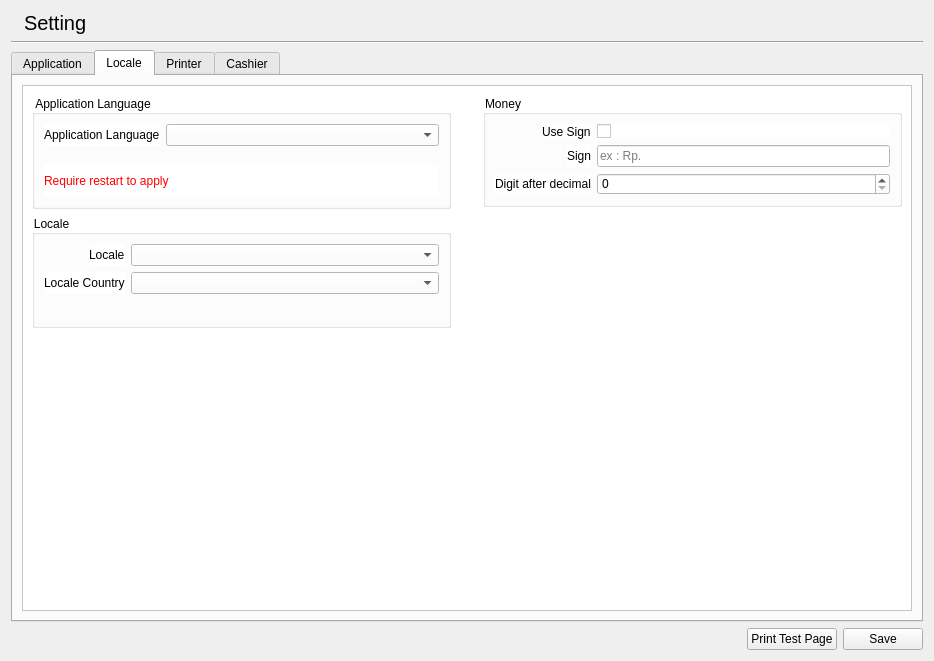
<?xml version="1.0" encoding="UTF-8"?>
<ui version="4.0">
 <class>SettingWidget</class>
 <widget class="QWidget" name="SettingWidget">
  <property name="geometry">
   <rect>
    <x>0</x>
    <y>0</y>
    <width>934</width>
    <height>661</height>
   </rect>
  </property>
  <property name="windowTitle">
   <string>Form</string>
  </property>
  <layout class="QVBoxLayout" name="verticalLayout">
   <item>
    <layout class="QHBoxLayout" name="horizontalLayout">
     <item>
      <widget class="QLabel" name="label">
       <property name="text">
        <string/>
       </property>
       <property name="pixmap">
        <pixmap resource="../../sultan/sultan.qrc">:/images/icon_32.png</pixmap>
       </property>
      </widget>
     </item>
     <item>
      <widget class="QLabel" name="label_2">
       <property name="sizePolicy">
        <sizepolicy hsizetype="Expanding" vsizetype="Preferred">
         <horstretch>0</horstretch>
         <verstretch>0</verstretch>
        </sizepolicy>
       </property>
       <property name="styleSheet">
        <string notr="true">font-size: 20px;</string>
       </property>
       <property name="text">
        <string>Setting</string>
       </property>
      </widget>
     </item>
    </layout>
   </item>
   <item>
    <widget class="Line" name="line">
     <property name="orientation">
      <enum>Qt::Horizontal</enum>
     </property>
    </widget>
   </item>
   <item>
    <widget class="QTabWidget" name="tabWidget">
     <property name="currentIndex">
      <number>1</number>
     </property>
     <property name="tabBarAutoHide">
      <bool>false</bool>
     </property>
     <widget class="QWidget" name="application">
      <attribute name="title">
       <string>Application</string>
      </attribute>
      <layout class="QVBoxLayout" name="verticalLayout_10">
       <item>
        <widget class="QScrollArea" name="scrollArea_3">
         <property name="styleSheet">
          <string notr="true">background: white;</string>
         </property>
         <property name="widgetResizable">
          <bool>true</bool>
         </property>
         <widget class="QWidget" name="scrollAreaWidgetContents_3">
          <property name="geometry">
           <rect>
            <x>0</x>
            <y>0</y>
            <width>862</width>
            <height>469</height>
           </rect>
          </property>
          <layout class="QVBoxLayout" name="verticalLayout_11">
           <item>
            <layout class="QHBoxLayout" name="horizontalLayout_3" stretch="1,0,1">
             <property name="spacing">
              <number>6</number>
             </property>
             <property name="rightMargin">
              <number>0</number>
             </property>
             <property name="bottomMargin">
              <number>0</number>
             </property>
             <item>
              <layout class="QVBoxLayout" name="verticalLayout_16">
               <property name="bottomMargin">
                <number>20</number>
               </property>
               <item>
                <layout class="QFormLayout" name="formLayout_5">
                 <property name="labelAlignment">
                  <set>Qt::AlignRight|Qt::AlignTrailing|Qt::AlignVCenter</set>
                 </property>
                 <item row="0" column="0">
                  <widget class="QLabel" name="label_16">
                   <property name="text">
                    <string>Name</string>
                   </property>
                  </widget>
                 </item>
                 <item row="1" column="0">
                  <widget class="QLabel" name="label_17">
                   <property name="text">
                    <string>Sub Name</string>
                   </property>
                  </widget>
                 </item>
                 <item row="0" column="1">
                  <widget class="QLineEdit" name="lineAppName"/>
                 </item>
                 <item row="1" column="1">
                  <widget class="QPlainTextEdit" name="plainSubName">
                   <property name="sizePolicy">
                    <sizepolicy hsizetype="Expanding" vsizetype="Maximum">
                     <horstretch>0</horstretch>
                     <verstretch>0</verstretch>
                    </sizepolicy>
                   </property>
                   <property name="maximumSize">
                    <size>
                     <width>16777215</width>
                     <height>70</height>
                    </size>
                   </property>
                  </widget>
                 </item>
                 <item row="2" column="0">
                  <widget class="QLabel" name="label_22">
                   <property name="text">
                    <string>Machine ID</string>
                   </property>
                  </widget>
                 </item>
                 <item row="2" column="1">
                  <widget class="QComboBox" name="comboMachine"/>
                 </item>
                </layout>
               </item>
               <item>
                <widget class="QGroupBox" name="groupBoxTax">
                 <property name="title">
                  <string>Ta&amp;xes</string>
                 </property>
                 <property name="checkable">
                  <bool>true</bool>
                 </property>
                 <property name="checked">
                  <bool>true</bool>
                 </property>
                 <layout class="QFormLayout" name="formLayout_8">
                  <item row="0" column="0">
                   <widget class="QLabel" name="label_25">
                    <property name="text">
                     <string>Sales Taxes</string>
                    </property>
                   </widget>
                  </item>
                  <item row="0" column="1">
                   <widget class="QLineEdit" name="lineSalesTax">
                    <property name="placeholderText">
                     <string>Ex: 10%</string>
                    </property>
                   </widget>
                  </item>
                 </layout>
                </widget>
               </item>
               <item>
                <spacer name="verticalSpacer_7">
                 <property name="orientation">
                  <enum>Qt::Vertical</enum>
                 </property>
                 <property name="sizeHint" stdset="0">
                  <size>
                   <width>20</width>
                   <height>40</height>
                  </size>
                 </property>
                </spacer>
               </item>
              </layout>
             </item>
             <item>
              <widget class="QWidget" name="widget" native="true">
               <property name="minimumSize">
                <size>
                 <width>20</width>
                 <height>0</height>
                </size>
               </property>
              </widget>
             </item>
             <item>
              <layout class="QVBoxLayout" name="verticalLayout_17">
               <property name="rightMargin">
                <number>0</number>
               </property>
               <property name="bottomMargin">
                <number>0</number>
               </property>
               <item>
                <widget class="QGroupBox" name="groupNameBased">
                 <property name="title">
                  <string>Na&amp;me based</string>
                 </property>
                 <property name="checkable">
                  <bool>true</bool>
                 </property>
                 <property name="checked">
                  <bool>false</bool>
                 </property>
                 <layout class="QVBoxLayout" name="verticalLayout_12">
                  <item>
                   <widget class="QLabel" name="label_26">
                    <property name="text">
                     <string>To input the order on chasier will use search of item name instead using barcode directly. When pressing enter and no item found, it will find the name of the item on search item dialog.</string>
                    </property>
                    <property name="wordWrap">
                     <bool>true</bool>
                    </property>
                   </widget>
                  </item>
                 </layout>
                </widget>
               </item>
               <item>
                <widget class="QGroupBox" name="groupCapitalize">
                 <property name="title">
                  <string>Capitalize input</string>
                 </property>
                 <property name="checkable">
                  <bool>true</bool>
                 </property>
                 <property name="checked">
                  <bool>false</bool>
                 </property>
                 <layout class="QVBoxLayout" name="verticalLayout_13">
                  <item>
                   <widget class="QLabel" name="label_27">
                    <property name="text">
                     <string>Field name, code will be capitalize automatically when saved.</string>
                    </property>
                   </widget>
                  </item>
                 </layout>
                </widget>
               </item>
               <item>
                <spacer name="verticalSpacer_5">
                 <property name="orientation">
                  <enum>Qt::Vertical</enum>
                 </property>
                 <property name="sizeHint" stdset="0">
                  <size>
                   <width>20</width>
                   <height>40</height>
                  </size>
                 </property>
                </spacer>
               </item>
              </layout>
             </item>
            </layout>
           </item>
           <item>
            <spacer name="verticalSpacer_3">
             <property name="orientation">
              <enum>Qt::Vertical</enum>
             </property>
             <property name="sizeHint" stdset="0">
              <size>
               <width>20</width>
               <height>40</height>
              </size>
             </property>
            </spacer>
           </item>
          </layout>
         </widget>
        </widget>
       </item>
      </layout>
     </widget>
     <widget class="QWidget" name="locale">
      <attribute name="title">
       <string>Locale</string>
      </attribute>
      <layout class="QVBoxLayout" name="verticalLayout_2">
       <item>
        <widget class="QScrollArea" name="scrollArea">
         <property name="styleSheet">
          <string notr="true">background: white;</string>
         </property>
         <property name="widgetResizable">
          <bool>true</bool>
         </property>
         <widget class="QWidget" name="scrollAreaWidgetContents">
          <property name="geometry">
           <rect>
            <x>0</x>
            <y>0</y>
            <width>862</width>
            <height>469</height>
           </rect>
          </property>
          <layout class="QVBoxLayout" name="verticalLayout_3">
           <item>
            <layout class="QHBoxLayout" name="horizontalLayout_4" stretch="1,0,1">
             <property name="spacing">
              <number>6</number>
             </property>
             <property name="rightMargin">
              <number>0</number>
             </property>
             <property name="bottomMargin">
              <number>0</number>
             </property>
             <item>
              <layout class="QVBoxLayout" name="verticalLayout_18">
               <property name="bottomMargin">
                <number>20</number>
               </property>
               <item>
                <widget class="QGroupBox" name="groupBox">
                 <property name="title">
                  <string>Application Language</string>
                 </property>
                 <layout class="QVBoxLayout" name="verticalLayout_4">
                  <item>
                   <layout class="QFormLayout" name="formLayout">
                    <item row="0" column="0">
                     <widget class="QLabel" name="label_3">
                      <property name="text">
                       <string>Application Language</string>
                      </property>
                     </widget>
                    </item>
                    <item row="0" column="1">
                     <widget class="QComboBox" name="comboApplicationLanguage"/>
                    </item>
                   </layout>
                  </item>
                  <item>
                   <widget class="QLabel" name="label_4">
                    <property name="styleSheet">
                     <string notr="true">font-size: 12px; color: red;</string>
                    </property>
                    <property name="text">
                     <string>Require restart to apply</string>
                    </property>
                   </widget>
                  </item>
                 </layout>
                </widget>
               </item>
               <item>
                <widget class="QGroupBox" name="groupBox_2">
                 <property name="title">
                  <string>Locale</string>
                 </property>
                 <layout class="QVBoxLayout" name="verticalLayout_5">
                  <item>
                   <layout class="QFormLayout" name="formLayout_2">
                    <property name="labelAlignment">
                     <set>Qt::AlignRight|Qt::AlignTrailing|Qt::AlignVCenter</set>
                    </property>
                    <property name="topMargin">
                     <number>0</number>
                    </property>
                    <item row="0" column="0">
                     <widget class="QLabel" name="label_5">
                      <property name="text">
                       <string>Locale</string>
                      </property>
                     </widget>
                    </item>
                    <item row="1" column="0">
                     <widget class="QLabel" name="label_6">
                      <property name="text">
                       <string>Locale Country</string>
                      </property>
                     </widget>
                    </item>
                    <item row="0" column="1">
                     <widget class="QComboBox" name="comboLocale"/>
                    </item>
                    <item row="1" column="1">
                     <widget class="QComboBox" name="comboLocaleCounty"/>
                    </item>
                   </layout>
                  </item>
                 </layout>
                </widget>
               </item>
              </layout>
             </item>
             <item>
              <widget class="QWidget" name="widget_2" native="true">
               <property name="minimumSize">
                <size>
                 <width>20</width>
                 <height>0</height>
                </size>
               </property>
              </widget>
             </item>
             <item>
              <layout class="QVBoxLayout" name="verticalLayout_19">
               <property name="bottomMargin">
                <number>0</number>
               </property>
               <item>
                <widget class="QGroupBox" name="groupBox_3">
                 <property name="title">
                  <string>Money</string>
                 </property>
                 <layout class="QVBoxLayout" name="verticalLayout_6">
                  <item>
                   <layout class="QFormLayout" name="formLayout_3">
                    <property name="labelAlignment">
                     <set>Qt::AlignRight|Qt::AlignTrailing|Qt::AlignVCenter</set>
                    </property>
                    <property name="topMargin">
                     <number>0</number>
                    </property>
                    <item row="2" column="0">
                     <widget class="QLabel" name="label_7">
                      <property name="text">
                       <string>Digit after decimal</string>
                      </property>
                     </widget>
                    </item>
                    <item row="2" column="1">
                     <widget class="QSpinBox" name="spinMoneyDecimal">
                      <property name="maximum">
                       <number>6</number>
                      </property>
                     </widget>
                    </item>
                    <item row="0" column="0">
                     <widget class="QLabel" name="label_8">
                      <property name="text">
                       <string>Use Sign</string>
                      </property>
                     </widget>
                    </item>
                    <item row="0" column="1">
                     <widget class="QCheckBox" name="checkSign">
                      <property name="text">
                       <string/>
                      </property>
                     </widget>
                    </item>
                    <item row="1" column="0">
                     <widget class="QLabel" name="label_9">
                      <property name="text">
                       <string>Sign</string>
                      </property>
                     </widget>
                    </item>
                    <item row="1" column="1">
                     <widget class="QLineEdit" name="lineSign">
                      <property name="placeholderText">
                       <string>ex : Rp.</string>
                      </property>
                     </widget>
                    </item>
                   </layout>
                  </item>
                 </layout>
                </widget>
               </item>
               <item>
                <spacer name="verticalSpacer_6">
                 <property name="orientation">
                  <enum>Qt::Vertical</enum>
                 </property>
                 <property name="sizeHint" stdset="0">
                  <size>
                   <width>20</width>
                   <height>40</height>
                  </size>
                 </property>
                </spacer>
               </item>
              </layout>
             </item>
            </layout>
           </item>
           <item>
            <spacer name="verticalSpacer">
             <property name="orientation">
              <enum>Qt::Vertical</enum>
             </property>
             <property name="sizeHint" stdset="0">
              <size>
               <width>20</width>
               <height>40</height>
              </size>
             </property>
            </spacer>
           </item>
          </layout>
         </widget>
        </widget>
       </item>
      </layout>
     </widget>
     <widget class="QWidget" name="printer">
      <attribute name="title">
       <string>Printer</string>
      </attribute>
      <layout class="QVBoxLayout" name="verticalLayout_7">
       <item>
        <widget class="QScrollArea" name="scrollArea_2">
         <property name="styleSheet">
          <string notr="true">background: white;</string>
         </property>
         <property name="widgetResizable">
          <bool>true</bool>
         </property>
         <widget class="QWidget" name="scrollAreaWidgetContents_2">
          <property name="geometry">
           <rect>
            <x>0</x>
            <y>0</y>
            <width>862</width>
            <height>484</height>
           </rect>
          </property>
          <layout class="QVBoxLayout" name="verticalLayout_8">
           <item>
            <widget class="QGroupBox" name="groupBox_4">
             <property name="title">
              <string>Cashier Print</string>
             </property>
             <layout class="QVBoxLayout" name="verticalLayout_9">
              <item>
               <layout class="QHBoxLayout" name="horizontalLayout_5" stretch="1,0,1">
                <property name="spacing">
                 <number>6</number>
                </property>
                <property name="rightMargin">
                 <number>0</number>
                </property>
                <property name="bottomMargin">
                 <number>0</number>
                </property>
                <item>
                 <layout class="QFormLayout" name="formLayout_4">
                  <property name="labelAlignment">
                   <set>Qt::AlignRight|Qt::AlignTrailing|Qt::AlignVCenter</set>
                  </property>
                  <item row="0" column="0">
                   <widget class="QLabel" name="label_10">
                    <property name="text">
                     <string>Printer Type</string>
                    </property>
                   </widget>
                  </item>
                  <item row="0" column="1">
                   <widget class="QComboBox" name="comboPrintCashierType"/>
                  </item>
                  <item row="1" column="0">
                   <widget class="QLabel" name="labelPrinter">
                    <property name="text">
                     <string>Printer</string>
                    </property>
                   </widget>
                  </item>
                  <item row="1" column="1">
                   <widget class="QComboBox" name="comboPrintCashier"/>
                  </item>
                  <item row="2" column="0">
                   <widget class="QLabel" name="labelPrinterDevice">
                    <property name="text">
                     <string>Printer Device</string>
                    </property>
                   </widget>
                  </item>
                  <item row="2" column="1">
                   <widget class="QLineEdit" name="linePrintCashierDevice">
                    <property name="placeholderText">
                     <string>ex: /dev/lp0</string>
                    </property>
                   </widget>
                  </item>
                  <item row="4" column="0">
                   <widget class="QLabel" name="label_18">
                    <property name="text">
                     <string>CPI 10 Width</string>
                    </property>
                   </widget>
                  </item>
                  <item row="4" column="1">
                   <widget class="QSpinBox" name="spinCashierCpi10">
                    <property name="minimum">
                     <number>20</number>
                    </property>
                    <property name="maximum">
                     <number>1000</number>
                    </property>
                    <property name="value">
                     <number>33</number>
                    </property>
                   </widget>
                  </item>
                  <item row="5" column="0">
                   <widget class="QLabel" name="label_19">
                    <property name="text">
                     <string>CPI 12 Width</string>
                    </property>
                   </widget>
                  </item>
                  <item row="5" column="1">
                   <widget class="QSpinBox" name="spinCashierCpi12">
                    <property name="minimum">
                     <number>20</number>
                    </property>
                    <property name="maximum">
                     <number>1000</number>
                    </property>
                    <property name="value">
                     <number>40</number>
                    </property>
                   </widget>
                  </item>
                  <item row="11" column="0">
                   <widget class="QLabel" name="label_23">
                    <property name="text">
                     <string>Line Feed After</string>
                    </property>
                   </widget>
                  </item>
                  <item row="11" column="1">
                   <widget class="QSpinBox" name="spinCashierLinefeed"/>
                  </item>
                  <item row="12" column="0">
                   <widget class="QLabel" name="label_21">
                    <property name="text">
                     <string>Open Drawer</string>
                    </property>
                   </widget>
                  </item>
                  <item row="12" column="1">
                   <widget class="QCheckBox" name="checkPrintCashierDrawer">
                    <property name="text">
                     <string/>
                    </property>
                   </widget>
                  </item>
                  <item row="13" column="0">
                   <widget class="QLabel" name="label_20">
                    <property name="text">
                     <string>Auto Cut</string>
                    </property>
                   </widget>
                  </item>
                  <item row="13" column="1">
                   <widget class="QCheckBox" name="checkPrintCashierCut">
                    <property name="text">
                     <string/>
                    </property>
                   </widget>
                  </item>
                  <item row="3" column="0">
                   <widget class="QLabel" name="labelUsb">
                    <property name="text">
                     <string>Usb Device</string>
                    </property>
                   </widget>
                  </item>
                  <item row="3" column="1">
                   <widget class="QComboBox" name="comboUsb"/>
                  </item>
                  <item row="10" column="0">
                   <widget class="QLabel" name="label_38">
                    <property name="text">
                     <string>Only CPI 10</string>
                    </property>
                   </widget>
                  </item>
                  <item row="10" column="1">
                   <widget class="QCheckBox" name="checkOnly10">
                    <property name="text">
                     <string/>
                    </property>
                   </widget>
                  </item>
                 </layout>
                </item>
                <item>
                 <widget class="QWidget" name="widget_3" native="true">
                  <property name="minimumSize">
                   <size>
                    <width>20</width>
                    <height>0</height>
                   </size>
                  </property>
                 </widget>
                </item>
                <item>
                 <layout class="QFormLayout" name="formLayout_9">
                  <property name="labelAlignment">
                   <set>Qt::AlignRight|Qt::AlignTrailing|Qt::AlignVCenter</set>
                  </property>
                  <property name="rightMargin">
                   <number>0</number>
                  </property>
                  <item row="0" column="0">
                   <widget class="QLabel" name="label_13">
                    <property name="text">
                     <string>Title</string>
                    </property>
                   </widget>
                  </item>
                  <item row="0" column="1">
                   <widget class="QLineEdit" name="linePrintCashierTitle">
                    <property name="placeholderText">
                     <string>Title</string>
                    </property>
                   </widget>
                  </item>
                  <item row="1" column="0">
                   <widget class="QLabel" name="label_14">
                    <property name="text">
                     <string>Subtitle</string>
                    </property>
                   </widget>
                  </item>
                  <item row="1" column="1">
                   <widget class="QPlainTextEdit" name="plainPrintCashierSubtitle">
                    <property name="sizePolicy">
                     <sizepolicy hsizetype="Expanding" vsizetype="Maximum">
                      <horstretch>0</horstretch>
                      <verstretch>0</verstretch>
                     </sizepolicy>
                    </property>
                    <property name="maximumSize">
                     <size>
                      <width>16777215</width>
                      <height>75</height>
                     </size>
                    </property>
                    <property name="placeholderText">
                     <string>Subtitle</string>
                    </property>
                   </widget>
                  </item>
                  <item row="2" column="0">
                   <widget class="QLabel" name="label_15">
                    <property name="text">
                     <string>Footer</string>
                    </property>
                   </widget>
                  </item>
                  <item row="2" column="1">
                   <widget class="QPlainTextEdit" name="plainPrintCashierFooter">
                    <property name="sizePolicy">
                     <sizepolicy hsizetype="Preferred" vsizetype="Maximum">
                      <horstretch>0</horstretch>
                      <verstretch>0</verstretch>
                     </sizepolicy>
                    </property>
                    <property name="minimumSize">
                     <size>
                      <width>0</width>
                      <height>0</height>
                     </size>
                    </property>
                    <property name="maximumSize">
                     <size>
                      <width>16777215</width>
                      <height>75</height>
                     </size>
                    </property>
                    <property name="tabChangesFocus">
                     <bool>true</bool>
                    </property>
                    <property name="placeholderText">
                     <string>Footer</string>
                    </property>
                   </widget>
                  </item>
                  <item row="4" column="0">
                   <widget class="QLabel" name="label_29">
                    <property name="text">
                     <string>Show barcode</string>
                    </property>
                   </widget>
                  </item>
                  <item row="4" column="1">
                   <widget class="QCheckBox" name="checkShowBarcode">
                    <property name="text">
                     <string/>
                    </property>
                   </widget>
                  </item>
                  <item row="5" column="0">
                   <widget class="QLabel" name="label_28">
                    <property name="text">
                     <string>Barcode Max Length</string>
                    </property>
                   </widget>
                  </item>
                  <item row="5" column="1">
                   <widget class="QSpinBox" name="spinBarcodeLength">
                    <property name="minimum">
                     <number>4</number>
                    </property>
                    <property name="maximum">
                     <number>100</number>
                    </property>
                   </widget>
                  </item>
                 </layout>
                </item>
               </layout>
              </item>
             </layout>
            </widget>
           </item>
           <item>
            <widget class="QGroupBox" name="groupBox_5">
             <property name="title">
              <string>Cashier Price Print</string>
             </property>
             <layout class="QFormLayout" name="formLayout_6">
              <property name="labelAlignment">
               <set>Qt::AlignRight|Qt::AlignTrailing|Qt::AlignVCenter</set>
              </property>
              <item row="0" column="0">
               <widget class="QLabel" name="label_24">
                <property name="text">
                 <string>Line Feed After</string>
                </property>
               </widget>
              </item>
              <item row="0" column="1">
               <widget class="QSpinBox" name="spinCashierPriceLinefeed"/>
              </item>
             </layout>
            </widget>
           </item>
           <item>
            <spacer name="verticalSpacer_2">
             <property name="orientation">
              <enum>Qt::Vertical</enum>
             </property>
             <property name="sizeHint" stdset="0">
              <size>
               <width>20</width>
               <height>40</height>
              </size>
             </property>
            </spacer>
           </item>
          </layout>
         </widget>
        </widget>
       </item>
      </layout>
     </widget>
     <widget class="QWidget" name="tab">
      <attribute name="title">
       <string>Cashier</string>
      </attribute>
      <layout class="QVBoxLayout" name="verticalLayout_14">
       <item>
        <widget class="QScrollArea" name="scrollArea_4">
         <property name="styleSheet">
          <string notr="true">background: white;</string>
         </property>
         <property name="widgetResizable">
          <bool>true</bool>
         </property>
         <widget class="QWidget" name="scrollAreaWidgetContents_4">
          <property name="geometry">
           <rect>
            <x>0</x>
            <y>0</y>
            <width>862</width>
            <height>469</height>
           </rect>
          </property>
          <layout class="QVBoxLayout" name="verticalLayout_15">
           <item>
            <widget class="QGroupBox" name="groupCAI">
             <property name="title">
              <string>Add item from cashier when unavailable</string>
             </property>
             <property name="checkable">
              <bool>true</bool>
             </property>
             <layout class="QVBoxLayout" name="verticalLayout_20">
              <item>
               <layout class="QHBoxLayout" name="horizontalLayout_6" stretch="1,0,1">
                <property name="rightMargin">
                 <number>0</number>
                </property>
                <property name="bottomMargin">
                 <number>0</number>
                </property>
                <item>
                 <layout class="QFormLayout" name="formLayout_7">
                  <property name="rightMargin">
                   <number>0</number>
                  </property>
                  <property name="bottomMargin">
                   <number>0</number>
                  </property>
                  <item row="0" column="0">
                   <widget class="QLabel" name="label_32">
                    <property name="text">
                     <string>Use default suplier</string>
                    </property>
                   </widget>
                  </item>
                  <item row="0" column="1">
                   <widget class="QCheckBox" name="checkCAISuplier">
                    <property name="text">
                     <string/>
                    </property>
                   </widget>
                  </item>
                  <item row="1" column="0">
                   <widget class="QLabel" name="label_11">
                    <property name="text">
                     <string>Default suplier</string>
                    </property>
                   </widget>
                  </item>
                  <item row="1" column="1">
                   <widget class="QComboBox" name="comboCAISuplier"/>
                  </item>
                  <item row="2" column="0">
                   <widget class="QLabel" name="label_33">
                    <property name="text">
                     <string>Use default category</string>
                    </property>
                   </widget>
                  </item>
                  <item row="2" column="1">
                   <widget class="QCheckBox" name="checkCAICategory">
                    <property name="text">
                     <string/>
                    </property>
                   </widget>
                  </item>
                  <item row="3" column="0">
                   <widget class="QLabel" name="label_30">
                    <property name="text">
                     <string>Default category</string>
                    </property>
                   </widget>
                  </item>
                  <item row="3" column="1">
                   <widget class="QComboBox" name="comboCAICategory"/>
                  </item>
                  <item row="4" column="0">
                   <widget class="QLabel" name="label_34">
                    <property name="text">
                     <string>Use default unit</string>
                    </property>
                   </widget>
                  </item>
                  <item row="4" column="1">
                   <widget class="QCheckBox" name="checkCAIUnit">
                    <property name="text">
                     <string/>
                    </property>
                   </widget>
                  </item>
                  <item row="5" column="0">
                   <widget class="QLabel" name="label_31">
                    <property name="text">
                     <string>Default unit</string>
                    </property>
                   </widget>
                  </item>
                  <item row="5" column="1">
                   <widget class="QComboBox" name="comboCAIUnit"/>
                  </item>
                 </layout>
                </item>
                <item>
                 <widget class="QWidget" name="widget_4" native="true">
                  <property name="minimumSize">
                   <size>
                    <width>20</width>
                    <height>0</height>
                   </size>
                  </property>
                 </widget>
                </item>
                <item>
                 <layout class="QFormLayout" name="formLayout_10">
                  <item row="1" column="0">
                   <widget class="QLabel" name="label_35">
                    <property name="text">
                     <string>Use default buy price</string>
                    </property>
                   </widget>
                  </item>
                  <item row="1" column="1">
                   <widget class="QCheckBox" name="checkCAIBuyPrice">
                    <property name="text">
                     <string/>
                    </property>
                   </widget>
                  </item>
                  <item row="2" column="0">
                   <widget class="QLabel" name="label_36">
                    <property name="text">
                     <string>Buy price margin (%)</string>
                    </property>
                   </widget>
                  </item>
                  <item row="2" column="1">
                   <widget class="QDoubleSpinBox" name="doubleCAIBuyPrice">
                    <property name="maximum">
                     <double>100.000000000000000</double>
                    </property>
                   </widget>
                  </item>
                  <item row="3" column="0">
                   <widget class="QLabel" name="label_12">
                    <property name="text">
                     <string>Barcode prefix</string>
                    </property>
                   </widget>
                  </item>
                  <item row="3" column="1">
                   <widget class="QLineEdit" name="lineCABarcodePrefix">
                    <property name="placeholderText">
                     <string>Barcode prefix for new item</string>
                    </property>
                   </widget>
                  </item>
                  <item row="4" column="0">
                   <widget class="QLabel" name="label_37">
                    <property name="text">
                     <string>Barcode length</string>
                    </property>
                   </widget>
                  </item>
                  <item row="4" column="1">
                   <widget class="QSpinBox" name="spinCABarcodeLength">
                    <property name="minimum">
                     <number>3</number>
                    </property>
                    <property name="maximum">
                     <number>10</number>
                    </property>
                    <property name="value">
                     <number>4</number>
                    </property>
                   </widget>
                  </item>
                 </layout>
                </item>
               </layout>
              </item>
             </layout>
            </widget>
           </item>
           <item>
            <widget class="QGroupBox" name="groupBox_6">
             <property name="title">
              <string/>
             </property>
             <layout class="QVBoxLayout" name="verticalLayout_21">
              <item>
               <layout class="QFormLayout" name="formLayout_11">
                <property name="bottomMargin">
                 <number>0</number>
                </property>
                <item row="0" column="0">
                 <widget class="QLabel" name="label_39">
                  <property name="text">
                   <string>Inline edit quantity</string>
                  </property>
                 </widget>
                </item>
                <item row="0" column="1">
                 <widget class="QCheckBox" name="checkInlineEdit">
                  <property name="text">
                   <string/>
                  </property>
                 </widget>
                </item>
               </layout>
              </item>
             </layout>
            </widget>
           </item>
           <item>
            <spacer name="verticalSpacer_4">
             <property name="orientation">
              <enum>Qt::Vertical</enum>
             </property>
             <property name="sizeHint" stdset="0">
              <size>
               <width>20</width>
               <height>40</height>
              </size>
             </property>
            </spacer>
           </item>
          </layout>
         </widget>
        </widget>
       </item>
      </layout>
     </widget>
    </widget>
   </item>
   <item>
    <layout class="QHBoxLayout" name="horizontalLayout_2">
     <property name="topMargin">
      <number>0</number>
     </property>
     <item>
      <spacer name="horizontalSpacer">
       <property name="orientation">
        <enum>Qt::Horizontal</enum>
       </property>
       <property name="sizeHint" stdset="0">
        <size>
         <width>40</width>
         <height>20</height>
        </size>
       </property>
      </spacer>
     </item>
     <item>
      <widget class="QPushButton" name="pushPrintTest">
       <property name="text">
        <string>Print Test Page</string>
       </property>
      </widget>
     </item>
     <item>
      <widget class="QPushButton" name="pushSave">
       <property name="text">
        <string>Save</string>
       </property>
      </widget>
     </item>
    </layout>
   </item>
  </layout>
 </widget>
 <tabstops>
  <tabstop>tabWidget</tabstop>
  <tabstop>scrollArea_3</tabstop>
  <tabstop>lineAppName</tabstop>
  <tabstop>plainSubName</tabstop>
  <tabstop>comboMachine</tabstop>
  <tabstop>scrollArea</tabstop>
  <tabstop>comboApplicationLanguage</tabstop>
  <tabstop>comboLocale</tabstop>
  <tabstop>comboLocaleCounty</tabstop>
  <tabstop>checkSign</tabstop>
  <tabstop>lineSign</tabstop>
  <tabstop>spinMoneyDecimal</tabstop>
  <tabstop>scrollArea_2</tabstop>
  <tabstop>comboPrintCashierType</tabstop>
  <tabstop>comboPrintCashier</tabstop>
  <tabstop>linePrintCashierDevice</tabstop>
  <tabstop>spinCashierCpi10</tabstop>
  <tabstop>spinCashierCpi12</tabstop>
  <tabstop>spinCashierLinefeed</tabstop>
  <tabstop>checkPrintCashierDrawer</tabstop>
  <tabstop>checkPrintCashierCut</tabstop>
  <tabstop>pushSave</tabstop>
  <tabstop>pushPrintTest</tabstop>
 </tabstops>
 <resources>
  <include location="../../sultan/sultan.qrc"/>
 </resources>
 <connections/>
</ui>
